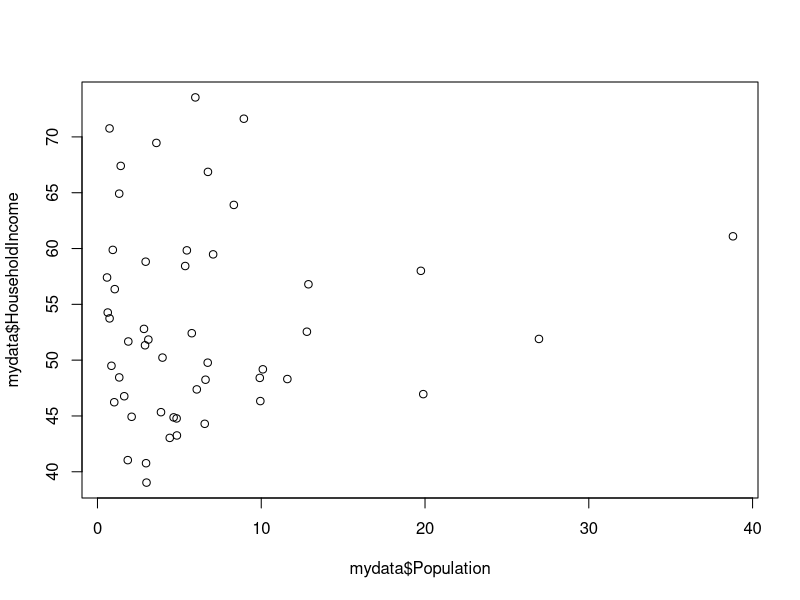
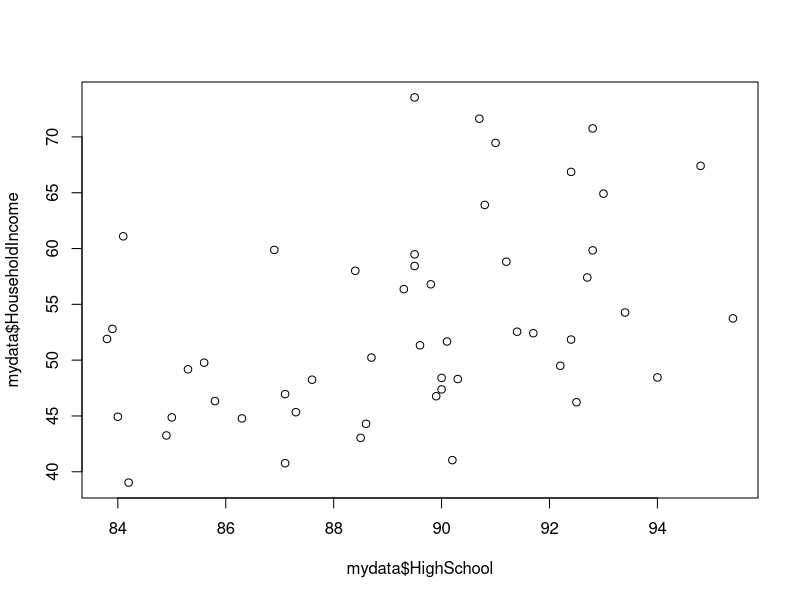
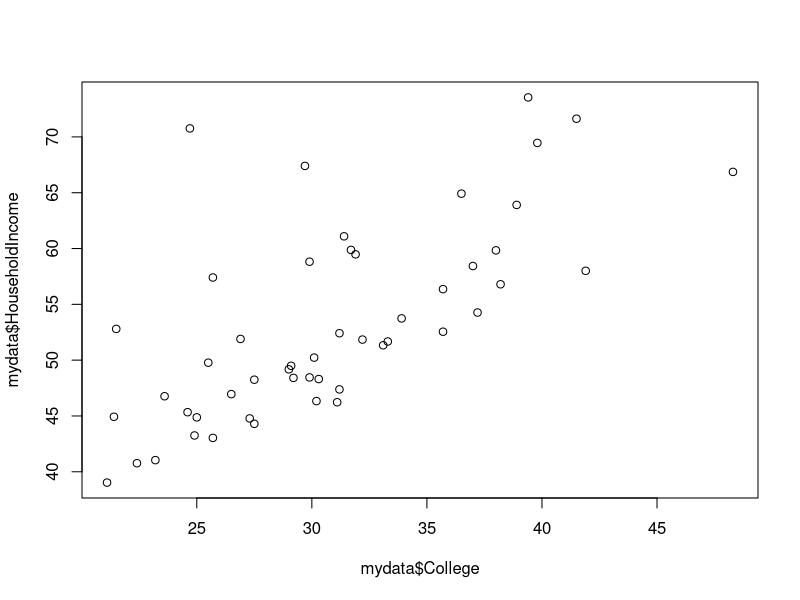
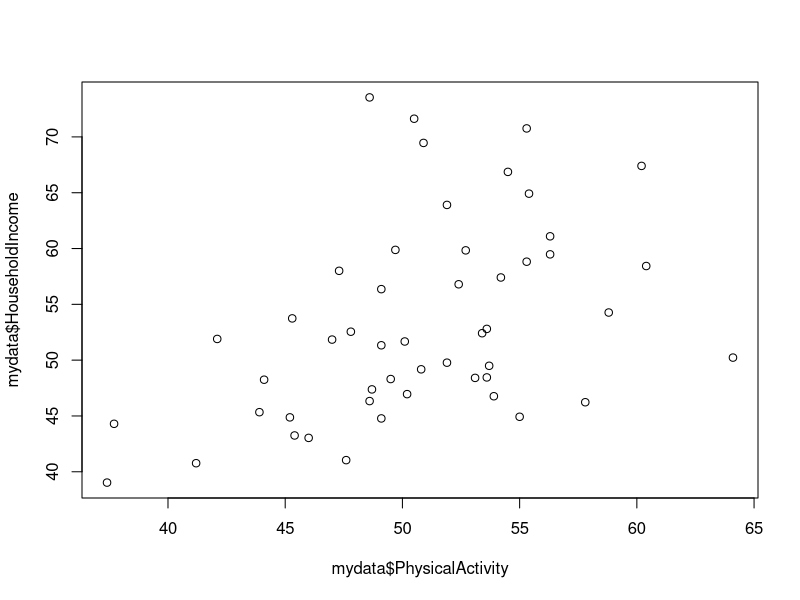
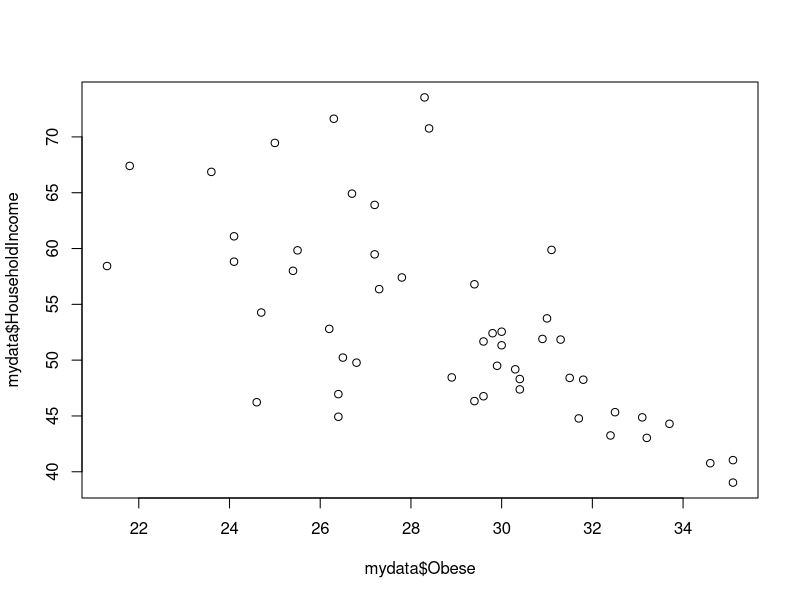
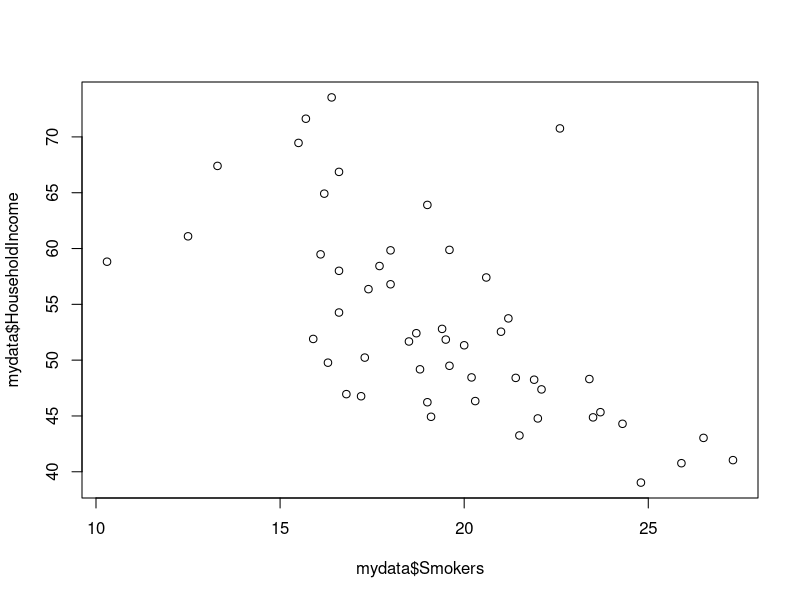
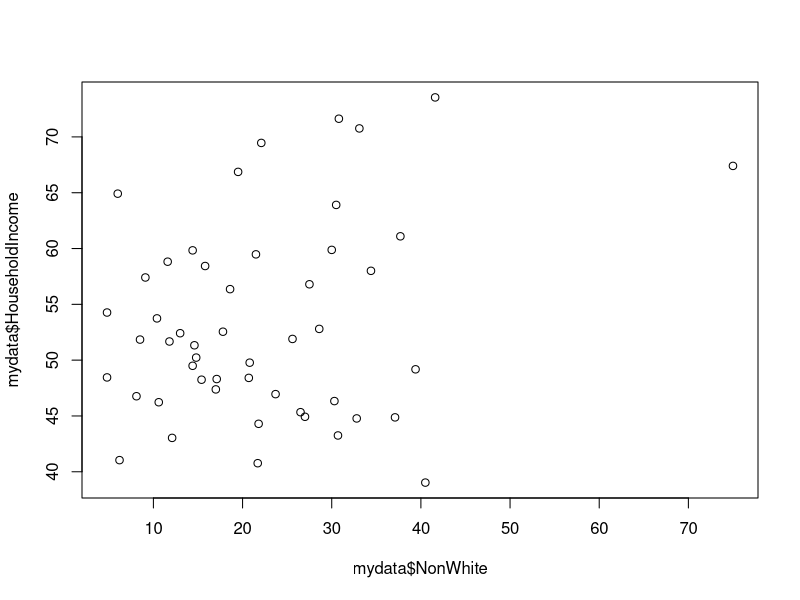
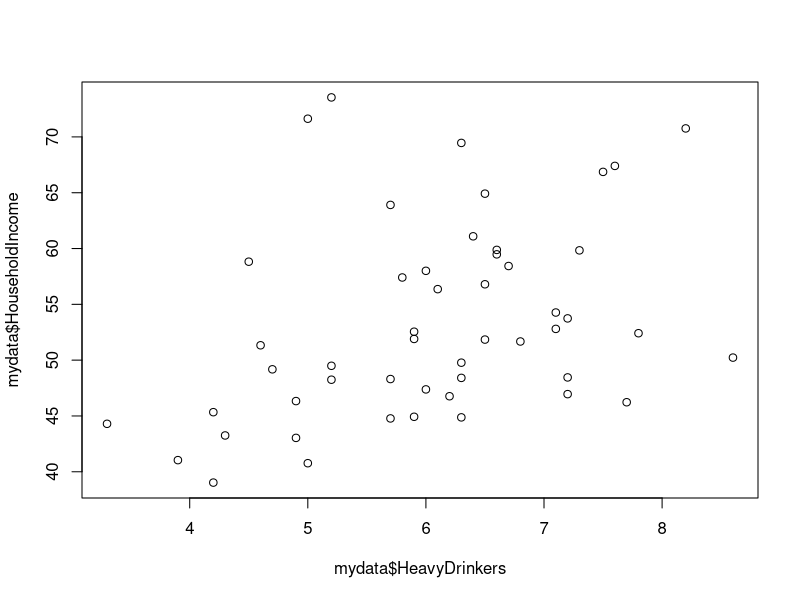

Recreate these plots in R, in order.
## ---- chunk 1
knitr::opts_chunk$set(echo = TRUE)
## ---- chunk 2
mydata <- read.csv(file="USStates.csv",head=TRUE,sep=",")
cols=c("Population", "HighSchool","College","PhysicalActivity", "Obese", "Smokers", "NonWhite","HeavyDrinkers","TwoParents", "Insured" )
summary(mydata[cols])

plot(mydata$Population,mydata$HouseholdIncome)
plot(mydata$HighSchool,mydata$HouseholdIncome)
plot(mydata$College,mydata$HouseholdIncome)
plot(mydata$PhysicalActivity,mydata$HouseholdIncome)
plot(mydata$Obese,mydata$HouseholdIncome)
plot(mydata$Smokers,mydata$HouseholdIncome)
plot(mydata$NonWhite,mydata$HouseholdIncome)
plot(mydata$HeavyDrinkers,mydata$HouseholdIncome)
plot(mydata$TwoParents,mydata$HouseholdIncome)
plot(mydata$Insured,mydata$HouseholdIncome)
## ---- chunk 3
print(paste("Population:",cor(mydata$Population, mydata$HouseholdIncome, method = "pearson")))
print(paste("HighSchool:",cor(mydata$HighSchool, mydata$HouseholdIncome, method = "pearson")))
print(paste("College:",cor(mydata$College, mydata$HouseholdIncome, method = "pearson")))
print(paste("PhysicalActivity:",cor(mydata$PhysicalActivity, mydata$HouseholdIncome, method = "pearson")))
print(paste("Obese:",cor(mydata$Obese, mydata$HouseholdIncome, method = "pearson")))
print(paste("NonWhite:",cor(mydata$NonWhite, mydata$HouseholdIncome, method = "pearson")))
print(paste("HeavyDrinkers:",cor(mydata$HeavyDrinkers, mydata$HouseholdIncome, method = "pearson")))
print(paste("TwoParents:",cor(mydata$TwoParents, mydata$HouseholdIncome, method = "pearson")))
print(paste("Insured:",cor(mydata$Insured, mydata$HouseholdIncome, method = "pearson")))
print(paste("Smokers:",cor(mydata$Smokers, mydata$HouseholdIncome, method = "pearson")))
## ---- chunk 4
model1=lm(mydata$HouseholdIncome~mydata$College) 
model1
library(car)
Anova(model1)
summary(model1)
aov(mydata$HouseholdIncome~mydata$College)
#print(paste("r^2:",summary(model1)$r.squared))

## ---- chunk 5
slope=cor(mydata$College,mydata$HouseholdIncome) *(sd(mydata$HouseholdIncome)/sd(mydata$College))
print(paste("slope:",slope))
intercept=mean(mydata$HouseholdIncome)-slope*mean(mydata$College)
print(paste("intercept:",intercept))
## ---- chunk 6
#mydata$predictedY = intercept + (slope * mydata$College)
mydata$Y_hat=predict(model1)
mydata$residual=mydata$HouseholdIncome-mydata$Y_hat
## ---- chunk 7
sse=sum((mydata$residual)^2)
print(paste('sse:',sse))
## ---- chunk 8

sst=sum((mydata$HouseholdIncome-mean(mydata$HouseholdIncome))^2)
print(paste('sst:',sst))
## ---- chunk 9
ssr=sum((mydata$Y_hat-mean(mydata$HouseholdIncome))^2)
print(paste('ssr:',ssr))
## ---- chunk 10
ssr/sst
## ---- chunk 11
model2=lm(mydata$HouseholdIncome~mydata$College + mydata$Insured)
model2
summary(model2)
## ---- chunk 12
summary(model1)$r.squared-summary(model2)$r.squared
## ---- chunk 13
print(paste("College r^2:",summary(model1)$r.squared))
print(paste("College + Insured r^2:",summary(model2)$r.squared))
model3=lm(mydata$HouseholdIncome~mydata$College + mydata$Insured+mydata$HighSchool)
print(paste("College + Insured + HighSchool r^2:",summary(model3)$r.squared))
model4=lm(mydata$HouseholdIncome~mydata$College + mydata$Insured+mydata$HighSchool + mydata$Smokers)
print(paste("College + Insured + HighSchool + Smokers r^2:",summary(model4)$r.squared))
model5=lm(mydata$HouseholdIncome~mydata$College + mydata$Insured+mydata$HighSchool+mydata$Smokers +mydata$PhysicalActivity)
print(paste("College + Insured + HighSchool + Smokers + Physical Activity r^2:",summary(model5)$r.squared))
model6=lm(mydata$HouseholdIncome~mydata$College + mydata$Insured+mydata$HighSchool+mydata$Smokers +mydata$PhysicalActivity + mydata$Obese)
print(paste("College + Insured + HighSchool + Smokers + Physical Activity + Obese r^2:",summary(model6)$r.squared))
model7=lm(mydata$HouseholdIncome~mydata$College + mydata$Insured+mydata$HighSchool+mydata$Smokers +mydata$PhysicalActivity + mydata$Obese + mydata$NonWhite)
print(paste("College + Insured + HighSchool + Smokers + Physical Activity + Obese + NonWhite r^2:",summary(model7)$r.squared))
model8=lm(mydata$HouseholdIncome~mydata$College + mydata$Insured+mydata$HighSchool+ mydata$Smokers +mydata$PhysicalActivity + mydata$Obese + mydata$NonWhite +mydata$HeavyDrinkers)
print(paste("College + Insured + HighSchool + Smokers + Physical Activity + Obese + NonWhite + HeavyDrinkers r^2:",summary(model8)$r.squared))
model9=lm(mydata$HouseholdIncome~mydata$College + mydata$Insured+mydata$HighSchool+ mydata$Smokers +mydata$PhysicalActivity + mydata$Obese + mydata$NonWhite +mydata$HeavyDrinkers + mydata$TwoParents)
print(paste("College + Insured + HighSchool + Smokers + Physical Activity + Obese + NonWhite + HeavyDrinkers + TwoParents r^2:",summary(model9)$r.squared))


## ---- chunk 14

summary(model9)
## ---- chunk 15
model10=lm(mydata$HouseholdIncome~mydata$College +  mydata$Smokers +mydata$PhysicalActivity +  mydata$NonWhite +mydata$HeavyDrinkers + mydata$TwoParents)
summary(model10)
